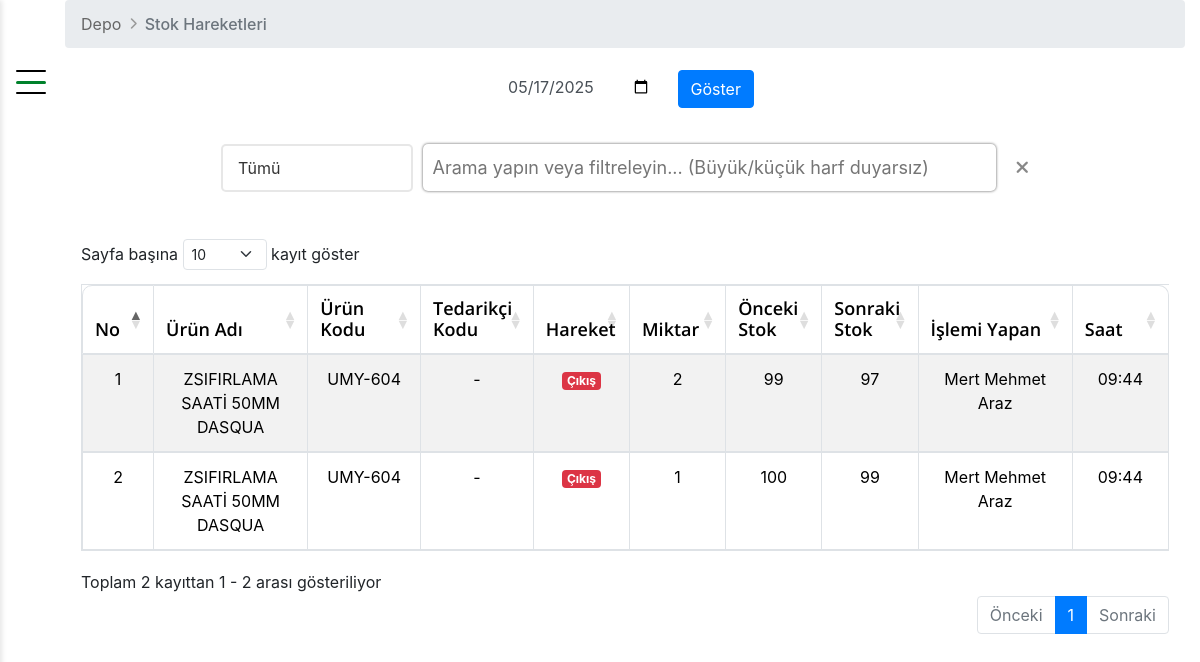
The app's page /stok/stok-hareketleri/ (signed in) with its own data.
### stok/models.py (models this page shows, shortened)
class StockMovement(models.Model):
    HAREKET_TIPLERI = [
        ('giris', 'Giriş'),
        ('cikis', 'Çıkış'),
    ]
    product = models.ForeignKey(Product, on_delete=models.CASCADE, verbose_name="Ürün", related_name='stock_movements')
    hareket_tipi = models.CharField(max_length=10, verbose_name="Hareket Tipi", choices=HAREKET_TIPLERI)
    miktar = models.IntegerField(verbose_name="Miktar")
    onceki_stok = models.IntegerField(verbose_name="Önceki Stok")
    sonraki_stok = models.IntegerField(verbose_name="Sonraki Stok")
    aciklama = models.TextField(verbose_name="Açıklama", blank=True, null=True)
    islem_tarihi = models.DateTimeField(verbose_name="İşlem Tarihi", auto_now_add=True)
    kullanici = models.ForeignKey(User, on_delete=models.SET_NULL, verbose_name="İşlemi Yapan", null=True, blank=True)
    islem_yapan = models.CharField(max_length=255, verbose_name="İşlemi Yapan Kişi", null=True, blank=True)
    class Meta:
        verbose_name = "Stok Hareketi"
        verbose_name_plural = "Stok Hareketleri"
        ordering = ['-islem_tarihi']

class Product(models.Model):
    URUN_TIPLERI = [
        ('hammadde', 'Hammadde'),
        ('yarimamul', 'Yarı Mamul'),
        ('mamul', 'Mamul'),
        ('sarf', 'Sarf Malzeme'),
    ]
    KASA_TIPLERI = [
        ('normal', 'Normal'),
        ('ozel', 'Özel'),
        ('kritik', 'Kritik'),
    ]
    isim = models.CharField(max_length=255, verbose_name="Ürün Adı", default="Yeni Ürün")
    urun_kodu = models.CharField(max_length=50, verbose_name="Ürün Kodu", unique=True, editable=False)
    muhasebe_kodu = models.CharField(max_length=50, verbose_name="Muhasebe Kodu", unique=True, default="MUH-001")
    tedarikci_kodu = models.CharField(max_length=50, verbose_name="Tedarikçi Kodu", blank=True, null=True, help_text="Tedarikçinin ürün için kullandığı kod (opsiyonel)")
    aciklama = models.TextField(verbose_name="Açıklama", blank=True, null=True, default="-")
    adet = models.IntegerField(verbose_name="Adet", default=0)
    asgari_adet = models.IntegerField(verbose_name="Asgari Adet", default=10)
    birim = models.CharField(max_length=20, verbose_name="Birim", default="Adet")
    raf_no = models.CharField(max_length=20, verbose_name="Raf No", default="A-01")
    marka = models.CharField(max_length=50, verbose_name="Marka", default="Umay")
    urun_tipi = models.CharField(max_length=20, verbose_name="Ürün Tipi", choices=URUN_TIPLERI, default='sarf')
    kasa_tipi = models.CharField(max_length=20, verbose_name="Kasa Tipi", choices=KASA_TIPLERI, default='normal')
    birim_fiyati = models.DecimalField(max_digits=10, decimal_places=2, verbose_name="Birim Fiyatı", default=0.00)
    olusturma_tarihi = models.DateField(verbose_name="Oluşturulma Tarihi", auto_now_add=True)
    olusturma_saat = models.TimeField(verbose_name="Oluşturma Saati", auto_now_add=True)
    guncelleme_tarihi = models.DateField(verbose_name="Güncellenme Tarihi", auto_now=True)
    guncelleme_saat = models.TimeField(verbose_name="Güncellenme Saati", auto_now=True)
    class Meta:
        verbose_name = "Ürün"
        verbose_name_plural = "Ürünler"
        ordering = ['-olusturma_tarihi', '-olusturma_saat']  # En son eklenen ürünler başta görünsün

### stok/views.py (the view)
# urls.py: path('stok-hareketleri/', views.stok_hareketleri, name='stok_hareketleri'),
@login_required
def stok_hareketleri(request):
    secilen_tarih = request.GET.get('tarih')
    if secilen_tarih:
        try:
            secilen_tarih = datetime.strptime(secilen_tarih, '%Y-%m-%d').date()
        except ValueError:
            secilen_tarih = date.today()
    else:
        secilen_tarih = date.today()
    hareketler = StockMovement.objects.filter(
        islem_tarihi__date=secilen_tarih
    ).select_related('product', 'kullanici').order_by('-islem_tarihi')
    return render(request, 'html/stok_hareketleri.html', {
        'hareketler': hareketler,
        'secilen_tarih': secilen_tarih,
        'active_page': 'stok_hareketleri'
    })

### stok/templates/html/stok_hareketleri.html (shortened to what this page needs)
{% extends 'html/base.html' %}
{% load static %}
{% block content %}
<div class="container-fluid">
    <div class="breadcrumb">
        <a href="{% url 'home' %}" class="breadcrumb-item">Depo</a>
        <i class="fas fa-chevron-right"></i>
        <span class="breadcrumb-item active">Stok Hareketleri</span>
    </div>
    <div class="date-filter-container">
        <form method="get">
            <input type="date" name="tarih" class="form-control d-inline" style="width: auto;" value="{{ secilen_tarih|date:'Y-m-d' }}">
            <button type="submit" class="btn btn-primary">Göster</button>
        </form>
    </div>
    <div class="table-filter-bar">
        <select id="filter-column">
            <option value="all">Tümü</option>
        </select>
        <input type="text" id="table-filter-input" placeholder="Arama yapın veya filtreleyin... (Büyük/küçük harf duyarsız)">
        <button id="clear-filter" class="clear-button">
            <i class="fa fa-times"></i>
        </button>
    </div>
    <div id="main">
        <table id="data-table" class="table table-striped table-bordered">
            <thead>
                <tr class="table100-head">
                    <th class="column1">No</th>
                    <th class="column2">Ürün Adı</th>
                    <th class="column3">Ürün Kodu</th>
                    <th class="column4">Tedarikçi Kodu</th>
                    <th class="column5">Hareket</th>
                    <th class="column6">Miktar</th>
                    <th class="column7">Önceki Stok</th>
                    <th class="column8">Sonraki Stok</th>
                    <th class="column9">İşlemi Yapan</th>
                    <th class="column10">Saat</th>
                </tr>
            </thead>
            <tbody>
                {% for hareket in hareketler %}
                <tr>
                    <td class="column1">{{ forloop.counter }}</td>
                    <td class="column2">{{ hareket.product.isim }}</td>
                    <td class="column3">{{ hareket.product.urun_kodu }}</td>
                    <td class="column4">{{ hareket.product.tedarikci_kodu|default:"-" }}</td>
                    <td class="column5">
                        {% if hareket.hareket_tipi == 'giris' %}
                        <span class="badge bg-success">Giriş</span>
                        {% else %}
                        <span class="badge bg-danger">Çıkış</span>
                        {% endif %}
                    </td>
                    <td class="column6">{{ hareket.miktar }}</td>
                    <td class="column7">{{ hareket.onceki_stok }}</td>
                    <td class="column8">{{ hareket.sonraki_stok }}</td>
                    <td class="column9">
                        {% if hareket.kullanici %}
                            {% if hareket.kullanici.get_full_name %}
                                {{ hareket.kullanici.get_full_name }}
                            {% else %}
                                {{ hareket.kullanici.username }}
                            {% endif %}
                        {% else %}
                            -
                        {% endif %}
                    </td>
                    <td class="column10">{{ hareket.islem_tarihi|time:"H:i" }}</td>
                </tr>
                {% empty %}
                <tr>
                    <td colspan="10" class="text-center">Seçilen tarih için stok hareketi bulunmamaktadır.</td>
                </tr>
                {% endfor %}
            </tbody>
        </table>
    </div>
</div>
<link rel="stylesheet" type="text/css" href="https://cdn.datatables.net/1.13.7/css/dataTables.bootstrap5.min.css">
<link rel="stylesheet" type="text/css" href="https://cdn.datatables.net/buttons/2.4.2/css/buttons.bootstrap5.min.css">
{% endblock %}

### templates/html/base.html (shortened to what this page needs)
{% load static %}
<!DOCTYPE html>
<html lang="tr">
<head>
    <link rel="stylesheet" href="{% static 'css/home.css' %}">
    <link rel="stylesheet" href="{% static 'css/animate.css' %}">
    <link rel="stylesheet" href="{% static 'css/stok_table.css' %}">
    <link rel="stylesheet" href="{% static 'css/popups.css' %}">
    <link rel="stylesheet" href="{% static 'vendor/css/all.min.css' %}">
    <link rel="stylesheet" href="{% static 'vendor/css/bootstrap.min.css' %}">
    <link rel="stylesheet" href="{% static 'vendor/css/select2.min.css' %}">
    <link rel="stylesheet" href="{% static 'vendor/css/select2-bootstrap-5-theme.min.css' %}">
</head>
<body>
    {% include 'html/navDrawer.html' %}
    <main>
        {% block content %}
        {% endblock %}
    </main>
</body>
</html>

### templates/html/navDrawer.html (shortened to what this page needs)
{% load static %}
<head></head>
<link rel="stylesheet" href="{% static 'css/nav.css' %}">
<link rel="stylesheet" href="{% static 'css/owl.carousel.min.css' %}">
<link rel="stylesheet" href="{% static 'css/bootstrap.min.css' %}">
</head>
<aside class="sidebar">
    <div class="toggle">
        <a href="#" class="burger">
            <span></span>
        </a>
    </div>
</aside>

### static/css/home.css (style rules this page uses)
body { font-family: "Lato", sans-serif; margin: 0; padding: 0; }
#main { padding: 16px; }
.table-filter-bar { padding: 16px; }
table { width: 100%; border-collapse: collapse; }
th, td { padding: 8px 12px; text-align: left; border: 1px solid #ddd; }
.table-filter-bar { display: flex; justify-content: center; align-items: center; gap: 10px; margin: 20px auto; width: 75%; }
#table-filter-input { width: 75%; padding: 10px; font-size: 18px; border-radius: 5px; box-sizing: border-box; margin-right: 10px; transition: .1s; border: 2px solid rgba(207, 207, 207, 0.5); border-radius: 5px; box-shadow: 0 0 3px rgba(0, 0, 0, 0.2), 0 0 3px rgba(0, 0, 0, 0.5); }
#filter-column { -webkit-appearance: none; -moz-appearance: none; appearance: none; width: 200px; padding: 10px 30px 10px 15px; font-size: 16px; color: #333; background-color: #fff; border: 2px solid rgba(207, 207, 207, 0.5); border-radius: 5px; outline: none; transition: all 0.3s ease; }
#filter-column::after { content: '▼'; font-size: 12px; color: rgba(22, 154, 158, 0.5); position: absolute; top: 50%; right: 10px; transform: translateY(-50%); pointer-events: none; }
.clear-button { background: none; border: none; cursor: pointer; font-size: 18px; color: #888; }
.breadcrumb { padding: 16px 16px 16px 60px; display: flex; align-items: center; gap: 8px; color: #666; font-size: 14px; }
.breadcrumb-item { color: #666; text-decoration: none; }
.breadcrumb-item.active { color: #333; font-weight: 500; }
.breadcrumb i { font-size: 12px; color: #999; }

### static/css/stok_table.css (style rules this page uses)
* { margin: 0px; padding: 0px; box-sizing: border-box; }
body, html { height: 100%; font-family: sans-serif; }
a { margin: 0px; transition: all 0.4s; -webkit-transition: all 0.4s; -o-transition: all 0.4s; -moz-transition: all 0.4s; }
input { display: block; outline: none; border: none !important; }
button { outline: none !important; border: none; background: transparent; }
.table100-head th { font-family: OpenSans-Regular; font-size: 18px; color: #2c3e50; line-height: 1.2; font-weight: 600; background: #f8f9fa; padding: 12px 8px; text-align: center; border-bottom: 2px solid #e9ecef; }
.table100-head th:first-child { border-top-left-radius: 10px; border-bottom-left-radius: 0; }
.table100-head th:last-child { border-top-right-radius: 10px; border-bottom-right-radius: 0; }
#data-table tbody tr:nth-child(odd) { background-color: #ffffff; }
#data-table tbody tr:nth-child(even) { background-color: #f5f5f5; }
.column1 { width: 4%; }
.column2 { width: 12%; }
.column3 { width: 8%; }
.column4 { width: 8%; }
.column5 { width: 7%; }
.column6 { width: 5%; }
.column7 { width: 5%; }
.column8 { width: 5%; }
.column9 { width: 5%; }
.column10 { width: 7%; }
.column2, .column5 { white-space: normal; min-width: 200px; }
.column1, .column2, .column3, .column4, .column5, .column6, .column7, .column8, .column9, .column10, .column11, .column12, .column13 { text-align: center; }
#data-table tbody { border-top: 2px solid #fff; }

### static/css/popups.css (style rules this page uses)
.form-control { border: 1px solid #ddd; border-radius: 5px; padding: 0.75rem; transition: all 0.3s ease; }
.btn-primary { background-color: #00812b; border-color: #00812b; padding: 0.75rem; font-weight: 500; transition: all 0.3s ease; }

### stok/templates/html/stok_hareketleri.html (style rules this page uses)
#data-table { width: 100% !important; margin: 0; padding: 0; table-layout: fixed; }
.table-filter-bar { margin-bottom: 15px; }
.date-filter-container { text-align: center; margin: 20px 0; }
.date-filter-container form { display: inline-block; }
.date-filter-container input[type="date"] { margin-right: 10px; }

### records on screen
StockMovement: product.isim "Z­SIFIRLAMA SAATİ 50MM DASQUA", product.urun_kodu "UMY-604", product.tedarikci_kodu "-", hareket_tipi "Çıkış", miktar "2", onceki_stok "99", sonraki_stok "97", kullanici.get_full_name "Mert Mehmet Araz", islem_tarihi "09:44"
StockMovement: product.isim "Z­SIFIRLAMA SAATİ 50MM DASQUA", product.urun_kodu "UMY-604", product.tedarikci_kodu "-", hareket_tipi "Çıkış", miktar "1", onceki_stok "100", sonraki_stok "99", kullanici.get_full_name "Mert Mehmet Araz", islem_tarihi "09:44"
